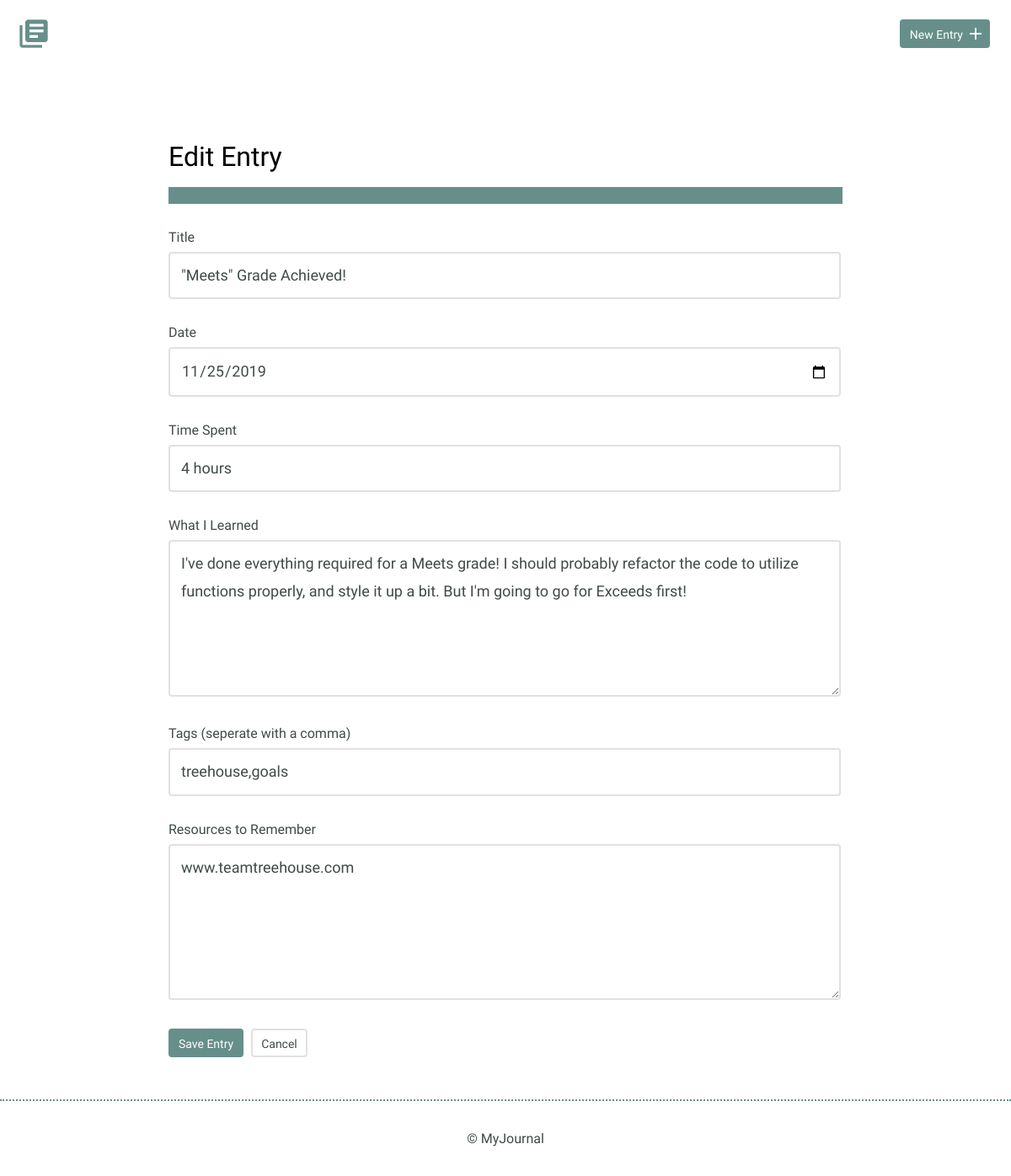
Before: /entry.php?id=5 with the older database file.
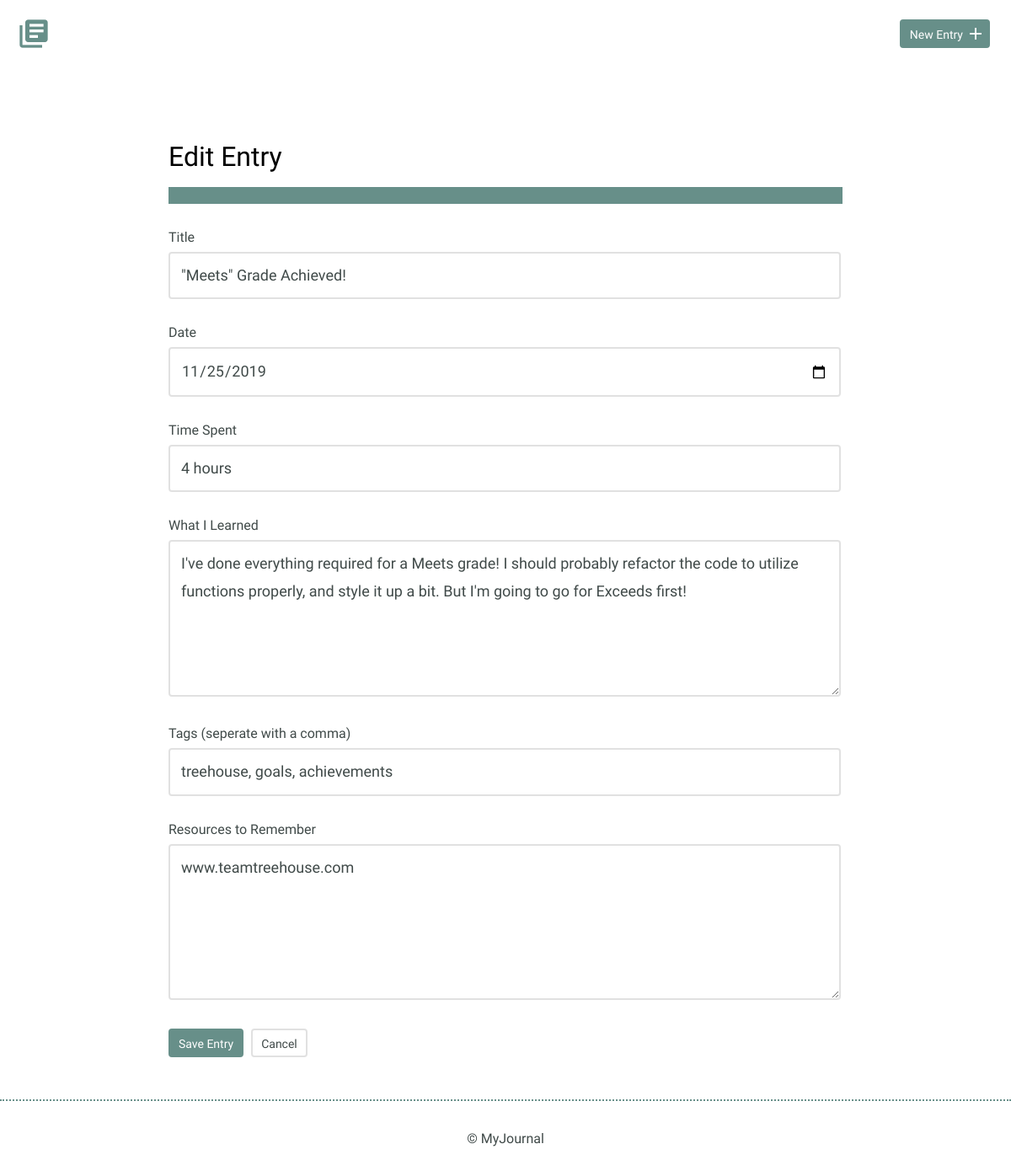
After: the same page with the newer database file.
### tables this page shows
CREATE TABLE "entries" (
	"id"	INTEGER,
	"title"	TEXT,
	"date"	TEXT,
	"time_spent"	INTEGER,
	"learned"	BLOB,
	"resources"	BLOB,
	"tags"	BLOB,
	PRIMARY KEY("id")
);

### entry.php (the view, shortened to what this page needs)
<?php
include('./inc/functions.php');
$id = $title = $date = $time_spent = $learned = $resources = $tags = $error_message ="";
if (isset($_GET['id'])){
  $id = filter_input(INPUT_GET,'id',FILTER_SANITIZE_NUMBER_INT);
  $results = $db->prepare('SELECT * FROM entries WHERE id=?');
  $results->bindParam(1, $id,PDO::PARAM_INT);
  $results->execute();
  $entry = $results->fetch(PDO::FETCH_ASSOC);
  $title=$entry['title'];
  $date=$entry['date'];
  $time_spent=$entry['time_spent'];
  $learned=$entry['learned'];
  $tags=$entry['tags'];
  $resources=$entry['resources'];
}
include('./inc/header.php');
?>
<section>
  <div class="container">
    <div class="entry">
      <h2><?php if(empty($id)){echo "New";} else {echo "Edit";} ?> Entry</h2>
      <div class="error_message">
        <p><?php echo $error_message; ?></p>
      </div>
      <form method="post">
        <label for="title"> Title</label>
        <input id="title" type="text" name="title" value="<?= $title; ?>"><br>
        <label for="date">Date</label>
        <input id="date" type="date" name="date" value="<?= $date; ?>"><br>
        <label for="time-spent">Time Spent</label>
        <input id="time-spent" type="text" name="timeSpent" value="<?= $time_spent; ?>"><br>
        <label for="what-i-learned">What I Learned</label>
        <textarea id="what-i-learned" rows="5" name="whatILearned"><?= $learned; ?></textarea>
        <label for="tags">Tags (seperate with a comma)</label>
        <input id="tags" type="text" name="tags" value="<?= $tags; ?>"><br>
        <label for="resources-to-remember">Resources to Remember</label>
        <textarea id="resources-to-remember" rows="5" name="ResourcesToRemember"><?= $resources; ?></textarea>
        <input type="submit" value="<?php if(empty($id)){echo "Publish";} else {echo "Save";} ?> Entry" class="button">
        <a href="#" class="button button-secondary">Cancel</a>
      </form>
    </div>
  </div>
</section>
<?php
include('./inc/footer.php');
?>

Changed rows visible on the page:
changed entries "\"Meets\" Grade Achieved!": tags "treehouse,goals" → "treehouse, goals, achievements"
